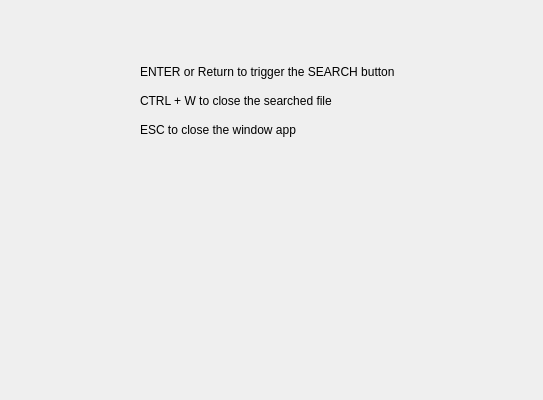
<?xml version="1.0" encoding="UTF-8"?>
<ui version="4.0">
 <class>Form</class>
 <widget class="QWidget" name="Form">
  <property name="geometry">
   <rect>
    <x>0</x>
    <y>0</y>
    <width>543</width>
    <height>400</height>
   </rect>
  </property>
  <property name="windowTitle">
   <string>Commands</string>
  </property>
  <widget class="QWidget" name="verticalLayoutWidget">
   <property name="geometry">
    <rect>
     <x>140</x>
     <y>60</y>
     <width>261</width>
     <height>81</height>
    </rect>
   </property>
   <layout class="QVBoxLayout" name="verticalLayout">
    <item>
     <widget class="QLabel" name="label">
      <property name="text">
       <string>ENTER or Return to trigger the SEARCH button</string>
      </property>
     </widget>
    </item>
    <item>
     <widget class="QLabel" name="label_3">
      <property name="text">
       <string>CTRL + W to close the searched file</string>
      </property>
     </widget>
    </item>
    <item>
     <widget class="QLabel" name="label_2">
      <property name="text">
       <string>ESC to close the window app</string>
      </property>
     </widget>
    </item>
   </layout>
  </widget>
 </widget>
 <resources/>
 <connections/>
</ui>
